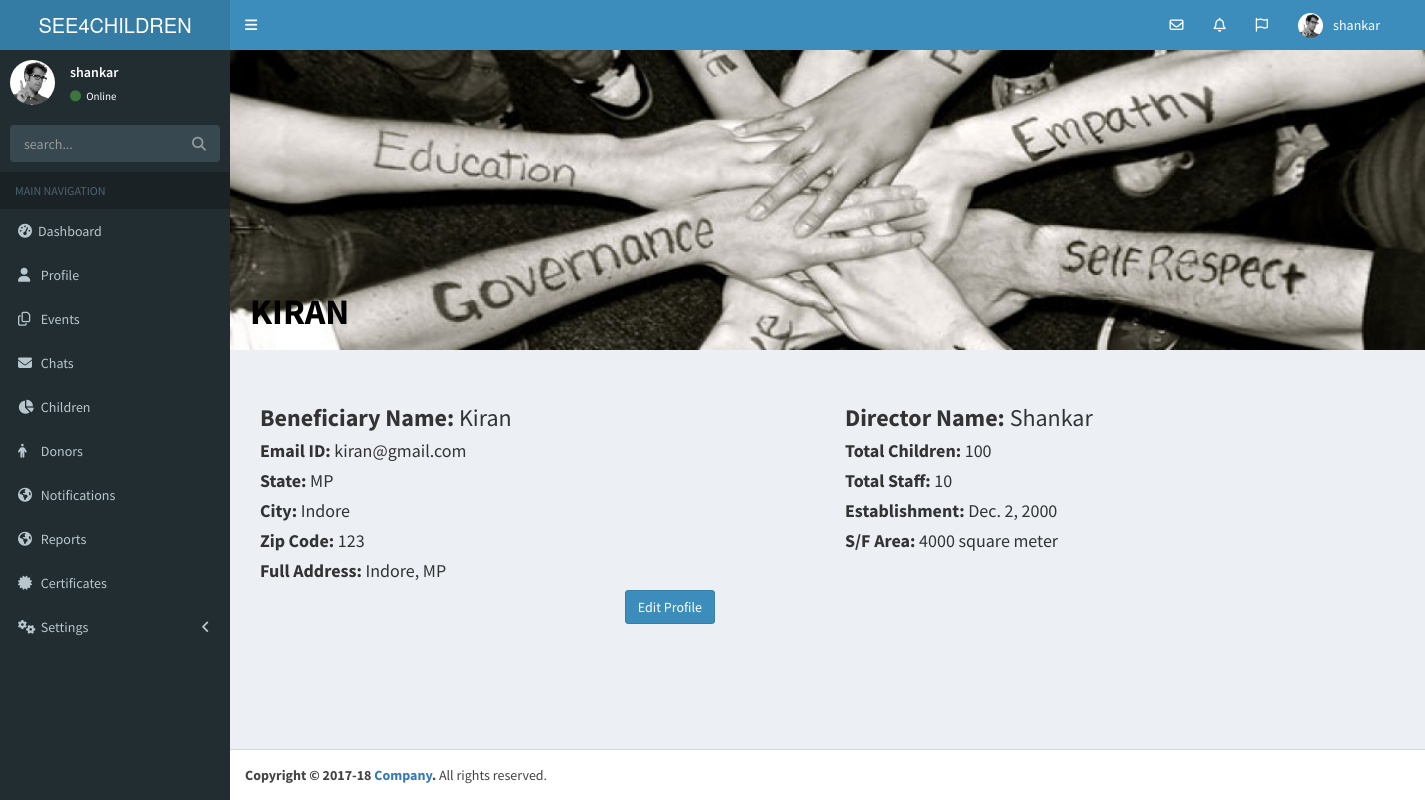
Screenshot of /profile/ (signed in) with the database file from the repository.
### NGO/models.py (models this page shows, shortened)
class NGO(models.Model):
    user = models.ForeignKey(User, default=1)
    name = models.CharField(max_length=30)
    email = models.EmailField()
    established = models.DateField()
    no_of_children = models.CharField(max_length=5)
    area = models.CharField(max_length=20)
    state = models.CharField(max_length=50)
    city = models.CharField(max_length=30)
    zip_code = models.CharField(max_length=6)
    director = models.CharField(max_length=30)
    no_of_staff = models.CharField(max_length=5)
    image = models.FileField(upload_to='ngo/')

### NGO/views.py (the view)
# urls.py: url(r'^profile/$', views.profile, name='profile'),
@login_required
def profile(request):
    ngo = NGO.objects.filter(user=request.user)
    return render(request, 'ngo/profile.html', {'form': ngo})

### templates/ngo/profile.html (shortened to what this page needs)
{% extends 'ngo/base.html' %}
{% block content %}
<div class="content-wrapper">
 {% for b in form %}
 <div class="container1">
    {% if b.image %}
        <img src="{% if form %}{{ b.image.url }}{% endif %}" height="300px" width="100%;">
    {% else %}
    <img src="" alt="No image">
    {% endif %}
    <div class="bottom-left"><h1><b>{{ b.name.upper }} </b></h1></div>
    </div>
<br>
<section class="content">
    <div class="container">
        <div class="row">
            <div class="col-md-6">
        <h3><b>Beneficiary Name: </b>{{ b.name }}</h3>
        <h4><b>Email ID: </b>{{ b.email }}</h4>
        <h4><b>State: </b>{{ b.state }}</h4>
        <h4><b>City: </b>{{ b.city }}</h4>
        <h4><b>Zip Code: </b>{{ b.zip_code }}</h4>
        <h4><b>Full Address: </b>{{ b.city }}, {{ b.state }}</h4>
            </div>
            <div class="col-md-6">
        <h3><b>Director Name: </b>{{ b.director }}</h3>
        <h4><b>Total Children: </b>{{ b.no_of_children }}</h4>
        <h4><b>Total Staff: </b>{{ b.no_of_staff }}</h4>
        <h4><b>Establishment: </b>{{ b.established }}</h4>
        <h4><b>S/F Area: </b>{{ b.area }}</h4>
            </div>
        </div>
        <a href="/profile_edit/{{ b.id }}"><button class="btn btn-primary" style="margin-left: 32%">Edit Profile</button></a></p>
    </div>
{% endfor %}
    </section>
</div>
{% endblock %}

### templates/ngo/base.html (shortened to what this page needs)
<!DOCTYPE html>
<html>
<head>
    {% load staticfiles %}
  <link rel="stylesheet" href="{% static 'bower_components/bootstrap/dist/css/bootstrap.min.css' %}">
  <link rel="stylesheet" href="{% static 'bower_components/font-awesome/css/font-awesome.min.css' %}">
  <link rel="stylesheet" href="{% static 'bower_components/Ionicons/css/ionicons.min.css' %}">
  <link rel="stylesheet" href="{% static 'dist/css/AdminLTE.min.css' %}">
  <link rel="stylesheet" href="{% static 'dist/css/skins/_all-skins.min.css' %}">
  <link rel="stylesheet" href="{% static 'plugins/bootstrap-wysihtml5/bootstrap3-wysihtml5.min.css' %}">
  <link rel="stylesheet" href="http://code.jquery.com/ui/1.8.18/themes/base/jquery-ui.css" type="text/css" media="all"/>
</head>
<body class="hold-transition skin-blue sidebar-mini">
 <header class="main-header">
    <a href="/" class="logo">
      <span class="logo-lg">SEE4CHILDREN</span>
    </a>
    <nav class="navbar navbar-static-top" role="navigation">
      <a href="#" class="sidebar-toggle" data-toggle="push-menu" role="button">
      </a>
      <div class="navbar-custom-menu">
        <ul class="nav navbar-nav">
          <li class="dropdown messages-menu">
            <a href="#" class="dropdown-toggle" data-toggle="dropdown">
              <i class="fa fa-envelope-o"></i>
            </a>
          </li>
          <li class="dropdown notifications-menu">
            <a href="#" class="dropdown-toggle" data-toggle="dropdown">
              <i class="fa fa-bell-o"></i>
            </a>
          </li>
          <li class="dropdown tasks-menu">
            <a href="#" class="dropdown-toggle" data-toggle="dropdown">
              <i class="fa fa-flag-o"></i>
            </a>
          </li>
          <li class="dropdown user user-menu">
            <a href="#" class="dropdown-toggle" data-toggle="dropdown">
              <img src="{% static "dist/img/user2-160x160.jpg" %}" class="user-image" alt="User Image">
              <span class="hidden-xs">{{ user }}</span>
            </a>
          </li>
          <li>
            <a href="#"></a>
          </li>
        </ul>
      </div>
    </nav>
  </header>
  <aside class="main-sidebar">
      {% if not loggedIn %}
    <section class="sidebar">
      <div class="user-panel">
        <div class="pull-left image">
          <img src="{% static "dist/img/user2-160x160.jpg" %}" class="img-circle" alt="User Image">
        </div>
        <div class="pull-left info">
          <p>{{ user }}</p>
          <a href="#"><i class="fa fa-circle text-success"></i> Online</a>
        </div>
      </div>
      <form method="get" role="search" action="{% url 'NGO:index' %}" class="sidebar-form">
        <div class="input-group">
          <input type="text" name="q" class="form-control" value="{{ request.GET.get }}" placeholder="search...">
          <span class="input-group-btn">
              <button type="submit" class="btn btn-flat"><i class="fa fa-search"></i>
              </button>
            </span>
        </div>
      </form>
        <ul class="sidebar-menu" data-widget="tree">
        <li class="header">MAIN NAVIGATION</li>
        <li>
          <a href="/">
            <i class="fa fa-dashboard"></i><span>Dashboard</span>
          </a>
        </li>
        <li>
          <a href="/profile/">
            <i class="fa fa-user"></i> <span>Profile</span>
          </a>
        </li>
        <li>
          <a href="/event_list/">
            <i class="fa fa-files-o"></i>
            <span>Events</span>
          </a>
        </li>
        <li>
          <a href="/messages/admin/">
            <i class="fa fa-envelope"></i> <span>Chats</span>
          </a>
        </li>
        <li>
          <a href="/children_list/">
            <i class="fa fa-pie-chart"></i>
            <span>Children</span>
          </a>
        </li>
        <li>
          <a href="/donor_list/">
            <i class="fa fa-male"></i> <span>Donors</span>
          </a>
        </li>
         <li>
          <a href="/notification_list/">
            <i class="fa fa-globe"></i> <span>Notifications</span>
          </a>
        </li>
        <li>
          <a href="/reports/">
            <i class="fa fa-globe"></i> <span>Reports</span>
          </a>
        </li>
        <li>
          <a href="/certificate/">
            <i class="fa fa-certificate"></i> <span>Certificates</span>
          </a>
        </li>
        <li class="treeview">
          <a href="#">
            <i class="fa fa-gears"></i> <span>Settings</span>
            <span class="pull-right-container">
              <i class="fa fa-angle-left pull-right"></i>
            </span>
          </a>
        </li>
        </ul>
    </section>
      {% endif %}
  </aside>
    {% block content %}
    {% endblock %}
<footer class="main-footer">
    <strong>Copyright &copy; 2017-18 <a href="#">Company</a>.</strong> All rights reserved.
  </footer>
</body>
</body>
</html>

### templates/ngo/profile.html (style rules this page uses)
.container1 { position: relative; text-align: center; color: black; }
.bottom-left { position: absolute; bottom: 8px; left: 20px; }

### rows the page displays
NGO: image (picture), name "KIRAN", name "Kiran", email "kiran@gmail.com", state "MP", city "Indore", zip_code "123", director "Shankar", no_of_children "100", no_of_staff "10", established "Dec. 2, 2000", area "4000 square meter"

### other values shown
{{ user }} "shankar"
